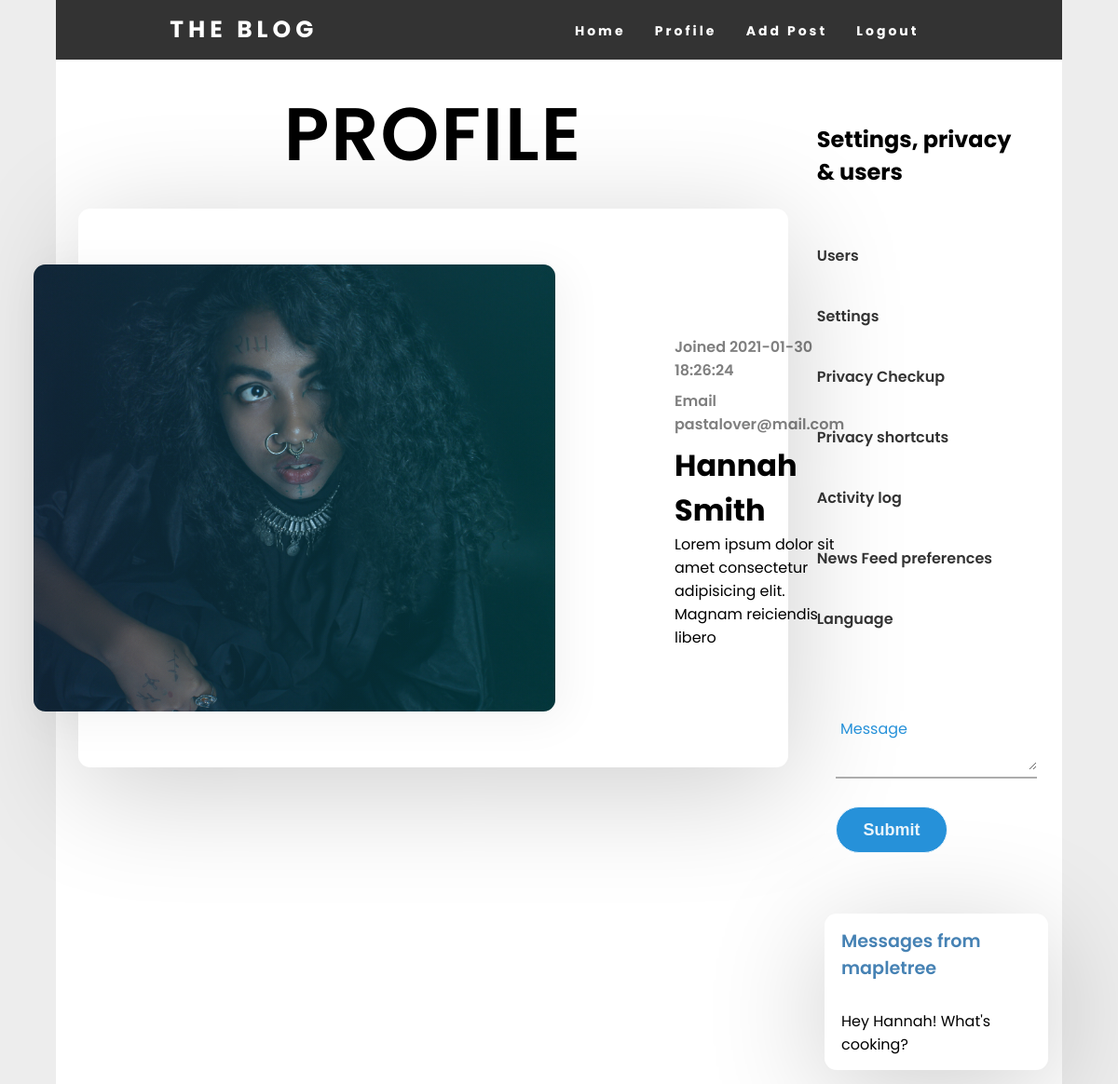
Page /pages/view-profile.php?user=14 (signed in) on the committed database.
### tables this page shows
CREATE TABLE `users` (
  `id` int(11) unsigned NOT NULL AUTO_INCREMENT,
  `username` varchar(255) DEFAULT NULL,
  `email` varchar(255) DEFAULT NULL,
  `password` varchar(255) DEFAULT NULL,
  `created_at` timestamp NOT NULL DEFAULT current_timestamp(),
  `updated_at` timestamp NULL DEFAULT current_timestamp() ON UPDATE current_timestamp(),
  `profile_image` varchar(255) DEFAULT NULL,
  `f_name` varchar(30) DEFAULT NULL,
  `l_name` varchar(30) DEFAULT NULL,
  PRIMARY KEY (`id`)
);

CREATE TABLE `comments` (
  `id` int(11) unsigned NOT NULL AUTO_INCREMENT,
  `from_id` varchar(100) DEFAULT NULL,
  `comment` varchar(255) DEFAULT NULL,
  `comment_user_id` int(11) DEFAULT NULL,
  `created_at` timestamp NULL DEFAULT current_timestamp(),
  `updated_at` timestamp NULL DEFAULT current_timestamp() ON UPDATE current_timestamp(),
  `from_user_id` int(11) DEFAULT NULL,
  PRIMARY KEY (`id`)
);

### functions/functions.php (called while the page is built, shortened)
<?php
function addProfileToViewProfile($pdo, $userID){
    $sql = 'SELECT users.email, users.username,
    users.profile_image, users.f_name, users.l_name, users.created_at FROM users WHERE users.id = :id';
    $statement = $pdo->prepare($sql);
    $statement->bindParam(':id', $userID);
    $statement->execute();
    return $statement;
}
function joinUserWithComment($pdo, $userCommentID){
    $sql = 'SELECT users.email, users.username, users.id, comments.comment_user_id, comments.comment, comments.id, comments.from_id
            FROM users
            LEFT JOIN comments
            ON users.id = comments.comment_user_id
            WHERE comments.comment_user_id = :comment_user_id';
    $statement = $pdo->prepare($sql);
    $statement->bindParam(':comment_user_id', $userCommentID);
    $statement->execute();
    return $statement;
}

### pages/sidebar.php (called while the page is built)
<?php
$userid = $_SESSION['user']['id'];
$sidebar = array(
    array(
        'slug' => 'users.php',
        'title' => 'Users'
    ),
    array(
        'slug' => "settings.php?user=$userid",
        'title' => 'Settings'
    ),
    array(
        'slug' => '#',
        'title' => 'Privacy Checkup'
    ),
    array(
        'slug' => '#',
        'title' => 'Privacy shortcuts'
    ),
    array(
        'slug' => '#',
        'title' => 'Activity log'
    ),
    array(
        'slug' => '#',
        'title' => 'News Feed preferences'
    ),
    array(
        'slug' => '#',
        'title' => 'Language'
    ),
);
?>

### functions/add-comment.php (called while the page is built, shortened)
<?php
require_once 'functions.php';
if(isset($_GET['user'])){
    $userID = $_GET['user'];
    $addCommentToUser = joinUserWithComment($pdo, $userID);
    $commentByUser = $addCommentToUser->fetchAll(PDO::FETCH_CLASS);
}

### pages/view-profile.php (the view, shortened to what this page needs)
<?php
require_once '../header/newheader.php';
require_once '../functions/add-posts-code.php';
require_once '../functions/add-comment.php';
require_once '../functions/add-comment.php';
$userID = $_GET['user'];
$addProfileToViewProfile = addProfileToViewProfile($pdo, $userID);
$viewProfile = $addProfileToViewProfile->fetchAll(PDO::FETCH_CLASS);
?>
<main>
<div class="main-container">
<?php if(isset($_GET['user'])):?>
    <div class="contant">
        <h2 class="page-title">Profile</h2>
    <?php foreach($viewProfile as $userInfo) : ?>
    <div class="profile-card">
        <div class="blog-profile">
            <div class="blog-profile_img">
                <img src="../profileimages/<?= $userInfo->profile_image?>" alt="">
            </div>
            <div class="blog-profile_info">
                <div class="blog-profile_data">
                    <span>Joined <?= $userInfo->created_at?></span>
                    <span>Email <?= $userInfo->email?></span>
                </div>
                <h1 class="blog-profile_title"><?= $userInfo->f_name ?> <?= $userInfo->l_name?></h1>
                <p class="blog-post_text">Lorem ipsum dolor sit amet consectetur adipisicing elit. Magnam reiciendis libero</p>
            </div>
        </div>
        </div>
        <?php endforeach; ?>
</div>
<aside class="side-bar">
<div class="settings">
    <h2>Settings, privacy & users</h2>
    <?php include 'sidebar.php'; ?>
    <ul>
        <?php foreach($sidebar as $items): ?>
        <li><a href="<?= $items['slug'] ?>"> <?= $items['title']?> </a></li>
        <?php endforeach ; ?>
    </ul>
</div>
<div class="messeges">
<div class="center-aside">
<form method="POST">
<div class="txt_field">
<textarea name="comment" type="text" require></textarea>
<label for="">Message</label>
</div>
<div class="comment-button">
<input type="submit" name="comment-submit" value="Submit">
</div>
</form>
</div>
<?php foreach($commentByUser as $comment) : ?>
    <div class="comment">
        <div class="comment-bubble">
            <p class="from">Messages from <?php echo $comment->from_id; ?></p>
            <p class="message-txt"><?php echo $comment->comment; ?></p>
        </div>
    </div>
<?php endforeach ; ?>
    </div>
</aside>
<?php endif ;?>
</div>
</main>
</body>
</html>

### css/header-style.css (style rules this page uses)
* { margin: 0px; padding: 0px; box-sizing: border-box; }

### css/main-container.css (style rules this page uses)
.main-container { display: flex; justify-content: space-around; width: 90%; margin: auto; background-color: #fff; }
.contant { width: 75%; }
.contant .page-title { width: 85%; margin: auto; padding: 20px 0; text-align: center; font-size: 80px; font-weight: 600; text-transform: uppercase; letter-spacing: 2px; }

### css/profile-info-styling.css (style rules this page uses)
.profile-card { width: 100%; height: 75vh; display: flex; justify-content: center; padding: 0 1.5rem; }
.blog-profile { width: 100%; max-width: 80rem; height: 100%; max-height: 40rem; padding: 5rem; background-color: #fff; box-shadow: 0 1.4rem 8rem rgba(0, 0, 0, .2); display: flex; align-items: center; border-radius: .8rem; }
.blog-profile_img { min-width: 35rem; max-width: 35rem; height: 30rem; transform: translateX(-8rem); position: relative; }
.blog-profile_img img { width: 100%; height: 100%; object-fit: cover; display: block; border-radius: .8rem; }
.blog-profile_img::before { content: ''; width: 100%; height: 100%; position: absolute; top: 0; left: 0; background: linear-gradient(to right, rgba(79, 172, 254, .2), rgba(0, 242, 254, .2)); box-shadow: .5rem .5rem 3rem 1px rgba(0, 0, 0, .05); border-radius: .8rem; }
.blog-profile_data span { display: block; color: rgba(0, 0, 0, .5); font-size: 1rem; font-weight: 600; margin: .5rem 0; }

### css/aside-style.css (style rules this page uses)
.side-bar { width: 25%; }
.settings { width: 95%; margin: auto; padding: 68px 0 20px; }
.settings h2 { width: 90%; }
.settings ul { list-style: none; padding: 20px 0; }
.settings ul li { margin: 40px 0; }
.settings ul li a { text-decoration: none; color: #333; font-weight: 600; }
.comment { background-color: #fff; border-radius: .8rem; margin: 15px; box-shadow: 0 1.4rem 8rem rgba(0, 0, 0, .2); }
.comment-bubble { width: 85%; margin: auto; }
.comment-bubble p { padding: 15px 0; }
.comment-bubble .from { font-size: 1.2rem; color: steelblue; font-weight: 600; }
.center-aside { width: 80%; margin: auto; padding-bottom: 50px; }
.comment-button { width: 120px; }
.txt_field textarea { width: 100%; padding: 0 5px; height: 40px; font-size: 16px; border: none; background: none; outline: none; }
.txt_field textarea:focus ~ label, .txt_field textarea:valid ~ label { top: -5px; color: #2691d9; }

### css/login-style.css (style rules this page uses)
body { margin: 0; padding: 0; font-family: montserrat; overflow-x: hidden; font-family: 'Poppins', sans-serif; background: rgb(237, 237, 237); }
form .txt_field { position: relative; border-bottom: 2px solid #adadad; margin: 30px 0; }
.txt_field label { position: absolute; top: 50%; left: 5px; color: #adadad; transform: translateY(-50%); font-size: 16px; pointer-events: none; transition: .5s; }
input[type="submit"] { width: 100%; height: 50px; border: 1px solid; background: #2691d9; border-radius: 25px; font-size: 18px; color: #e9f4fb; font-weight: 700; cursor: pointer; outline: none; }

### rows in the picture
users: profile_image (picture), created_at "2021-01-30 18:26:24", email "pastalover@mail.com", f_name "Hannah", l_name "Smith", comments.from_id "mapletree", comments.comment "Hey Hannah! What's cooking?"

### other values in the picture
$items['title'] "Home"
$items['title'] "Profile"
$items['title'] "Add Post"
$items['title'] "Logout"
$items['title'] "Users"
$items['title'] "Settings"
$items['title'] "Privacy Checkup"
$items['title'] "Privacy shortcuts"
$items['title'] "Activity log"
$items['title'] "News Feed preferences"
$items['title'] "Language"
